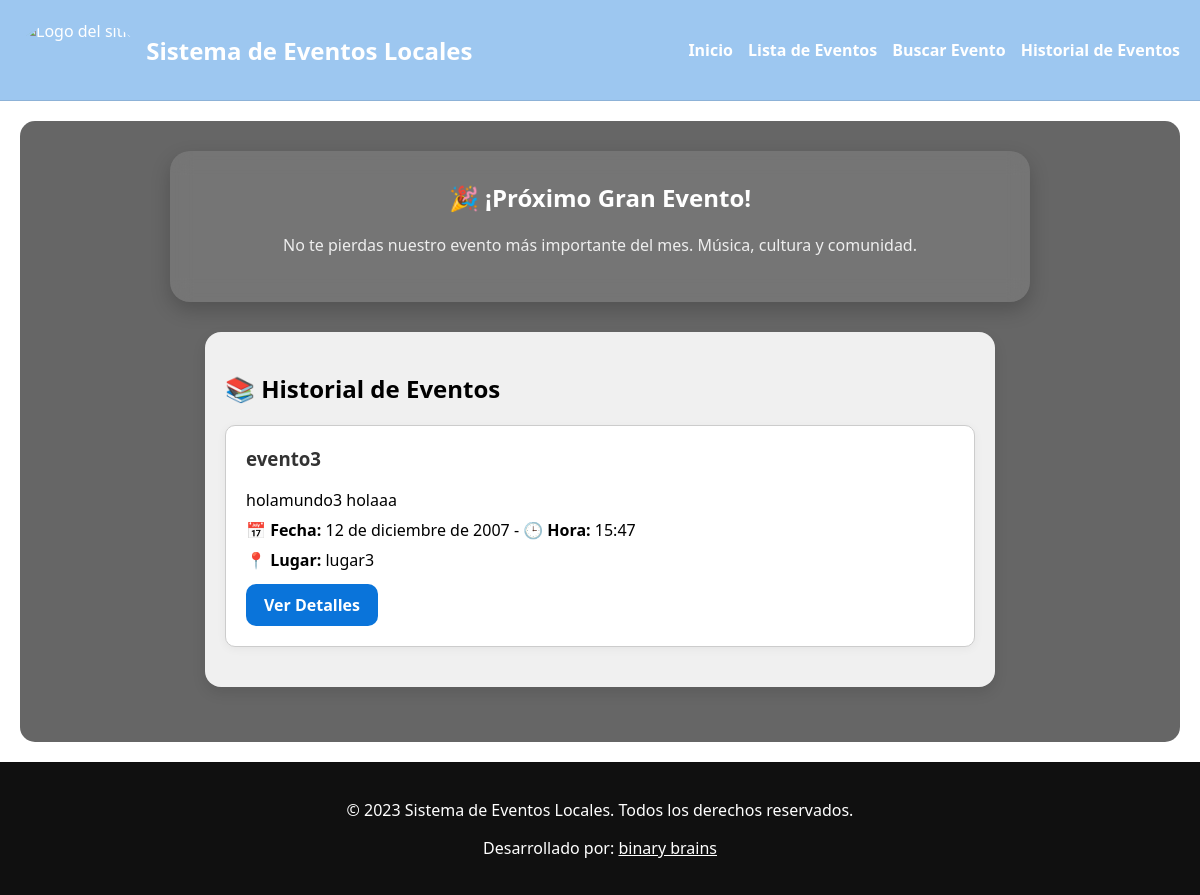
Before: /eventos/pasados/ with the older database file.
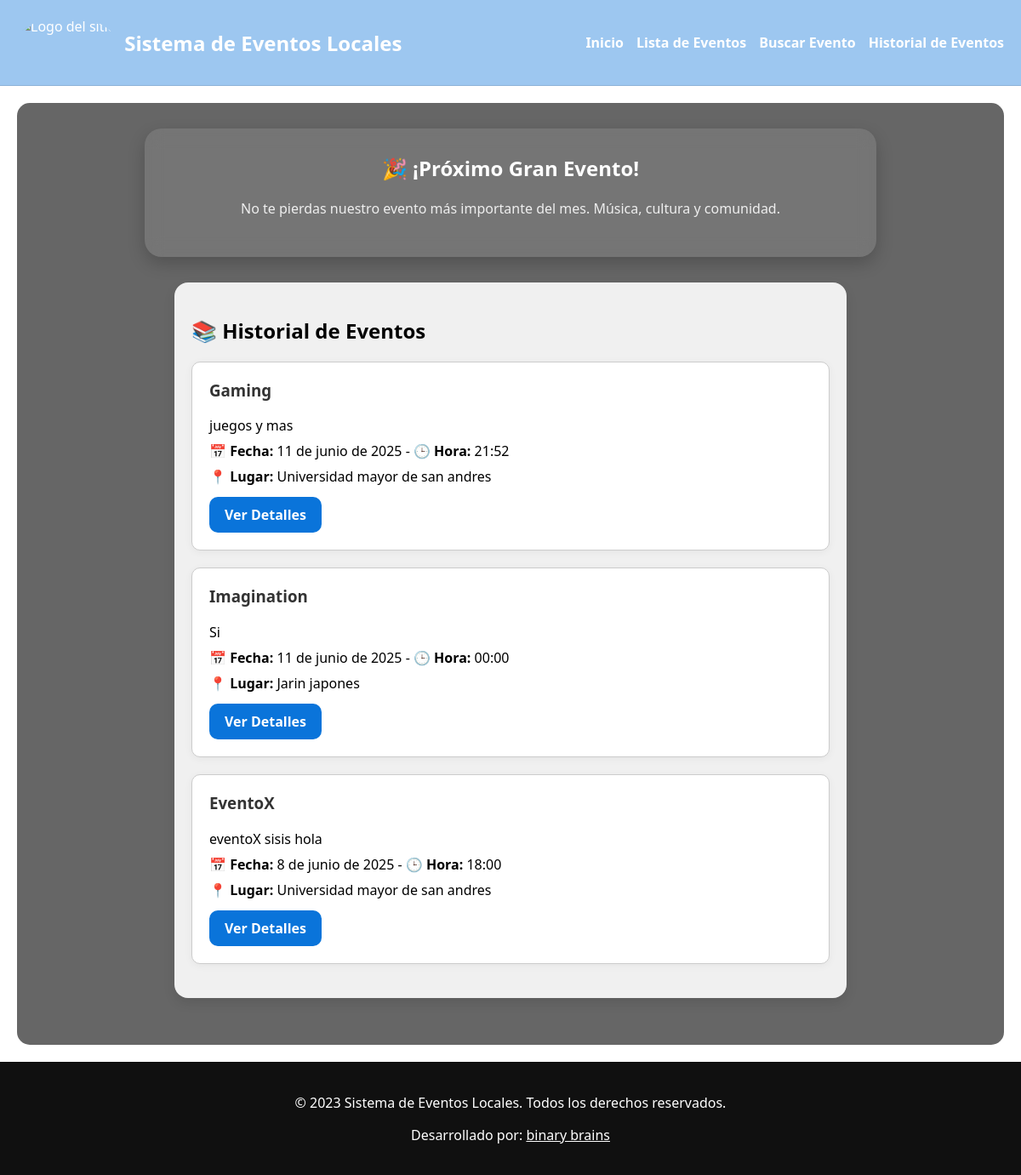
After: the same page with the newer database file.
### eventos/models.py (models this page shows, shortened)
class Evento(models.Model):
    titulo = models.CharField(max_length=200)
    descripcion = models.TextField()
    fecha = models.DateField()
    hora = models.TimeField()
    lugar = models.ForeignKey(Lugar, on_delete=models.CASCADE)
    organizador = models.ForeignKey(Organizador, on_delete=models.CASCADE)

class Lugar(models.Model):
    nombre = models.CharField(max_length=100)
    direccion = models.CharField(max_length=255)

### eventos/views.py (the view)
# urls.py: path('eventos/pasados/', views.eventos_pasados, name='eventos_pasados'),
def eventos_pasados(request):
    eventos = Evento.objects.filter(fecha__lt=date.today()).order_by('-fecha')
    return render(request, 'eventos/eventos_pasados.html', {'eventos': eventos})

### eventos/templates/eventos/eventos_pasados.html (shortened to what this page needs)
{% extends './base.html' %}
{% block content %}
<div class="evento-card" style="color: black; background: rgba(255, 255, 255, 0.9);">
  <h2>📚 Historial de Eventos</h2>
  {% if eventos %}
    {% for evento in eventos %}
      <div class="evento-item" style="
          background: #fff;
          border: 1px solid #ccc;
          border-radius: 10px;
          padding: 20px;
          margin-bottom: 20px;
          box-shadow: 0 2px 10px rgba(0,0,0,0.05);
        ">
        <h3 style="color: #333;">{{ evento.titulo }}</h3>
        <p>{{ evento.descripcion }}</p>
        <p><strong>📅 Fecha:</strong> {{ evento.fecha }} - <strong>🕒 Hora:</strong> {{ evento.hora }}</p>
        <p><strong>📍 Lugar:</strong> {{ evento.lugar.nombre }}</p>
        <a href="{% url 'detalle_evento' evento.id %}" class="button-link">Ver Detalles</a>
      </div>
    {% endfor %}
  {% else %}
    <p>No hay eventos pasados registrados.</p>
  {% endif %}
</div>
{% endblock %}

Changed rows visible on the page:
now on this page (row edited): Evento: titulo "Gaming", descripcion "juegos y mas", fecha "11 de junio de 2025", hora "21:52", lugar.nombre "Universidad mayor de san andres"
now on this page (row edited): Evento: titulo "Imagination", descripcion "Si", fecha "11 de junio de 2025", hora "00:00", lugar.nombre "Jarin japones"
changed Evento: titulo "evento3" → "EventoX"; descripcion "holamundo3 holaaa" → "eventoX sisis hola"; fecha "12 de diciembre de 2007" → "8 de junio de 2025"; hora "15:47" → "18:00"; lugar.nombre "lugar3" → "Universidad mayor de san andres"
